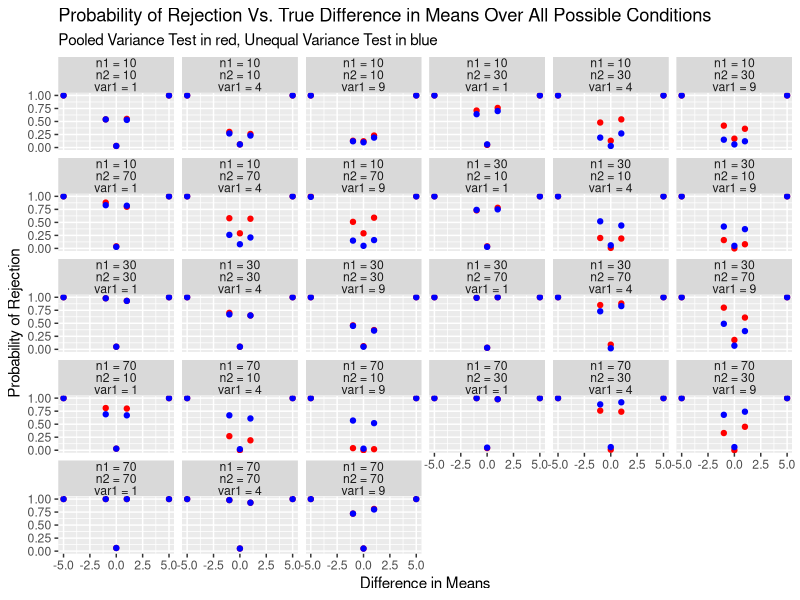
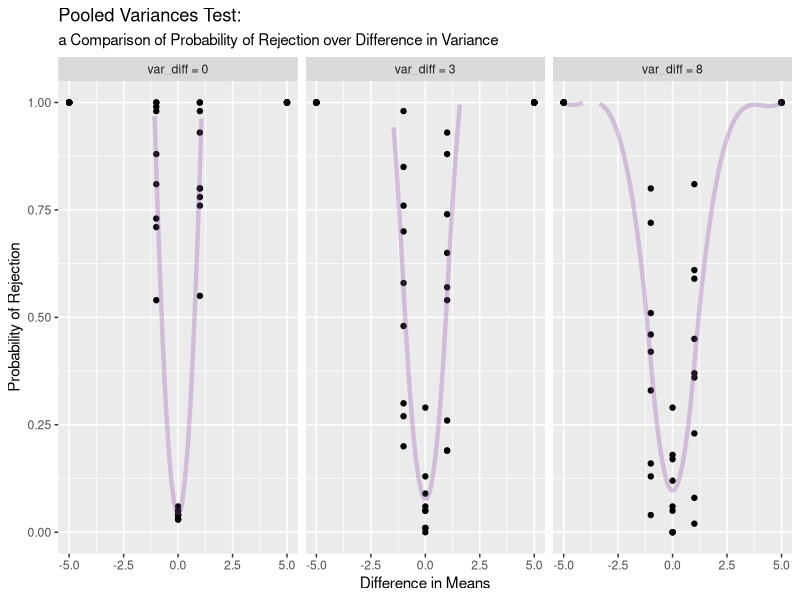
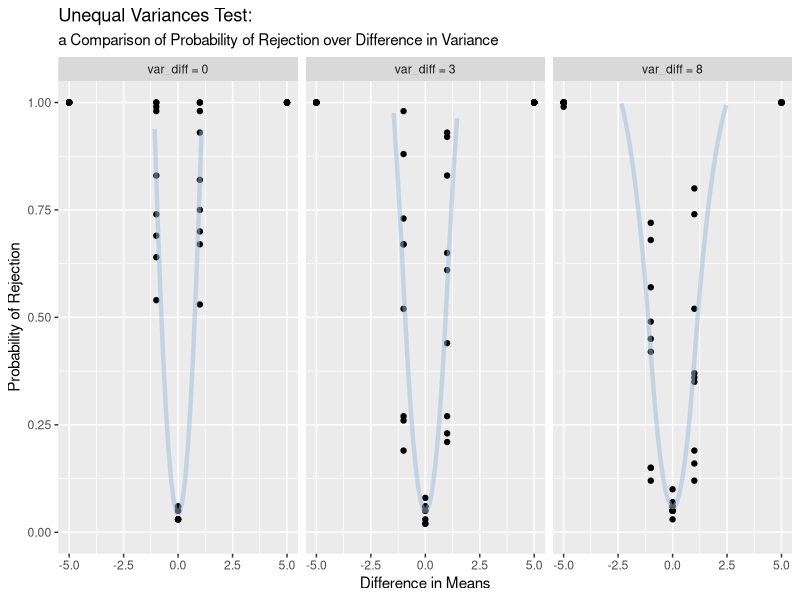
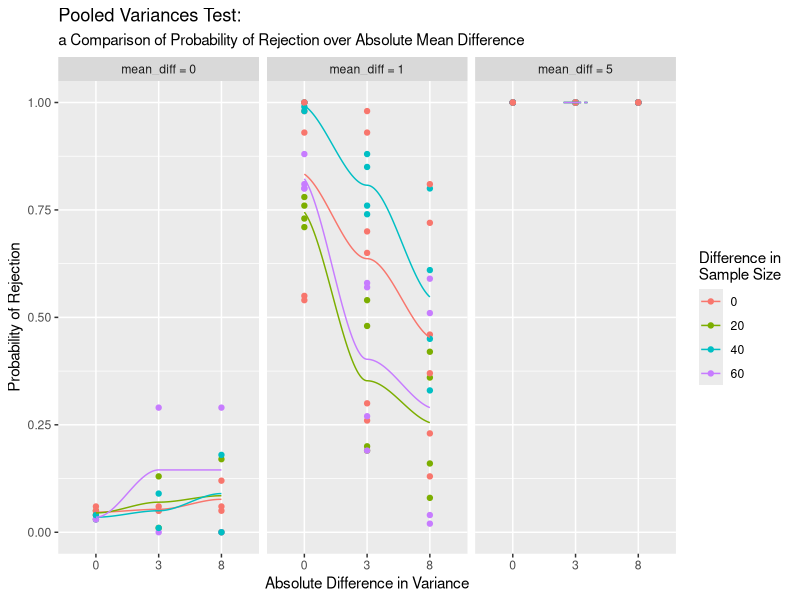
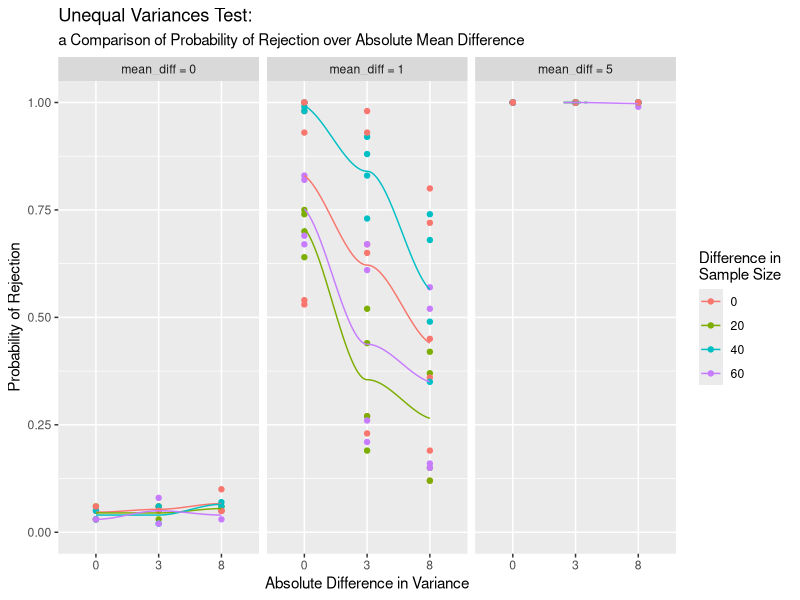

These charts were generated, in order, by the following R code:
## ---- chunk 1
knitr::opts_chunk$set(echo = TRUE)
library(tidyverse)
## ---- chunk 2
#set values of parameters 
var1 <- c(1,4,9) #set variance values for sample 1
var2 <- 1  #set variance values for sample 2

n1 <- c(10,10,10,30,30,30,70,70,70) # set the size of sample 1
n2 <- c(10,30,70,10,30,70,10,30,70) # set the size of sample 2

mu1 <- c(20,20,20,21,25) # set the mean value of sample 1
mu2 <- c(25,21,20,20,20) # set the mean value of sample 2

rez <- data.frame(matrix(ncol=7, nrow = 0)) # set the format of the data set to be generated. 
colnames(rez) <- c('var_1', 'var_2', 'n_1', 'n_2', 'mu_diff', 'alpha1','alpha2') # Assign the column names to the dataset
## ---- chunk 3
set.seed(458) # getting reproducible random result

# Attribute vector property to random variables for loop
Tpooled <- vector("numeric",100) #For t test value of pooled method with equal variance 
Tuneq <- vector("numeric",100) # For t test value of the method with unequal variance 
pval1 <-vector("numeric",100) # For p-value of pooled method with equal variance 
pval2 <-vector("numeric",100) # For p-value of the method with unequal variance 

# Generate dataset using nested loops
for (i in 1:3){
  for (j in 1:9){
    for (k in 1:5){
      #Giving initial values of random variables
      test1p_reject <- 0
      test2p_reject <- 0 
      mu_diff <- mu1[k] - mu2[k] #the difference of the means of two samples
      var_1 <- var1[i]
      var_2 <- 1
      n_1 <- n1[j]
      n_2 <- n2[j]
    
       #Using bootstrap to generate 100 samples with identical parameters     to calculate type I error alpha or power 
      for (m in 1:100){

      #generating the data
      yval1 <- rnorm(n1[j], mu1[k], sqrt(var1[i])) 
      yval2 <- rnorm(n2[j], mu2[k], sqrt(var2))
      
      #calculating values to do pooled t-test
      Sp2 <- sqrt(((n_1-1)*var(yval1) + (n_2-1)*var(yval2))/(n_1 + n_2-2))
      Tpooled[m] <- (mean(yval1) - mean(yval2))/(Sp2*sqrt(1/n_1 + 1/n_2))
     
      #calculating p-value corresponding to obtained t value of  pooled t-test
      pval1[m] <- round(2*pt(abs(Tpooled[m]), df=n_1 + n_2-2,lower.tail = F),4)
      
      #counting rejection times of pooled t-test
      if (pval1[m] <= 0.05){
        test1p_reject <- test1p_reject+1
      } 
     
      #calculating values to do unequal variances test
      Tuneq[m] <- (mean(yval1) - mean(yval2))/sqrt(var(yval1)/n_1 + var(yval2)/n_2)
      v <- (var(yval1)/n_1 + var(yval2)/n_2)**2/((var(yval1)/n_1)**2/(n_1 - 1)
          + (var(yval2)/n_2)**2/(n_2 - 1)) #using Satterthwaite's approx
      
        #calculating p-value corresponding to obtained t value of  unequal variances test
      pval2[m] <- round(2*pt(abs(Tuneq[m]), df=v, lower.tail = F),4)
      
      #counting rejection times of unequal variances test
      if (pval2[m] < 0.05){
        test2p_reject <-test2p_reject + 1} 
      
      }
      #calculating alpha values from counted rejections 
      alpha1 <- test1p_reject/100
      alpha2 <- test2p_reject/100

    #combine relevant data to create dataset row
    rez[nrow(rez) + 1,] <- c(var_1, var_2, n_1, n_2, mu_diff,alpha1  ,alpha2)
    
    }
   
  }
}
head(rez)
## ---- chunk 4
rez <- rez %>% mutate(abs_mu_diff = as.factor(abs(mu_diff)), 
                      abs_var_diff = as.factor(abs(var_1 - var_2)),
                      abs_size_diff = as.factor(abs(n_1 - n_2)))
## ---- chunk 5
# plot alpha value against mu_diff at different conditions by combining different variance and sample size.
rez$n_1 <- as.factor(rez$n_1)
rez$n_2 <- as.factor(rez$n_2)
rez$var_1 <- as.factor(rez$var_1)

n1_names <- c("10" = "n1 = 10", 
                       "30" = "n1 = 30", 
                       "70" = "n1 = 70")
n2_names <- c("10" = "n2 = 10", 
                       "30" = "n2 = 30", 
                       "70" = "n2 = 70")
var1_names <- c("1" = "var1 = 1",
                "4" = "var1 = 4",
                "9" = "var1 = 9")

g  <- ggplot(rez,aes(x=mu_diff)) + 
   geom_point(aes(y=alpha1), color="red") +
    geom_point(aes(y=alpha2), color="blue")  
g +  facet_wrap(n_1+n_2 ~ var_1,
                labeller = labeller(n_1 = n1_names, n_2 = n2_names, var_1 = var1_names)) + 
  theme(strip.text.x = element_text(margin = margin(0, 0, 0, 0))) + 
  labs(title = "Probability of Rejection Vs. True Difference in Means Over All Possible Conditions",
       subtitle = "Pooled Variance Test in red, Unequal Variance Test in blue",
       x = "Difference in Means",
       y = "Probability of Rejection")
## ---- chunk 6
abs_var_diff_names <- c("0" = "var_diff = 0", 
                       "3" = "var_diff = 3", 
                       "8" = "var_diff = 8")
vardifflabeller <- function(variable, value){return(abs_var_diff_names[value])}


g <- ggplot(rez, aes(x = mu_diff, y = alpha1))
g + geom_point() + 
  stat_smooth(geom = "line", alpha = 0.3, color = "#8856a7", size = 1.5) + 
  ylim(0.0,1.0) + 
  facet_wrap(~abs_var_diff,
             labeller = vardifflabeller) + 
  labs(title = "Pooled Variances Test:",
       subtitle = "a Comparison of Probability of Rejection over Difference in Variance",
       x = "Difference in Means",
       y = "Probability of Rejection")
## ---- chunk 7
g1 <- ggplot(rez, aes(x = mu_diff, y = alpha2))
g1 + geom_point() + 
  stat_smooth(geom = "line", alpha = 0.5, color = "#9ebcda", size = 1.5) + 
  ylim(0.0,1.0) + 
  facet_wrap(~abs_var_diff,
             labeller = vardifflabeller) + 
  labs(title = "Unequal Variances Test:",
       subtitle = "a Comparison of Probability of Rejection over Difference in Variance",
       x = "Difference in Means",
       y = "Probability of Rejection")
## ---- chunk 8
abs_mu_diff_names <- c("0" = "mean_diff = 0", 
                       "1" = "mean_diff = 1", 
                       "5" = "mean_diff = 5")
mudifflabeller <- function(variable, value){return(abs_mu_diff_names[value])}

g2 <- ggplot(rez, aes(x = abs_var_diff, y = alpha1, color = abs_size_diff, group = abs_size_diff))
g2 + geom_point() + 
  stat_smooth(geom = "line") +
  ylim(0.0,1.0) +
  labs(title = "Pooled Variances Test:",
       subtitle = "a Comparison of Probability of Rejection over Absolute Mean Difference",
       x = "Absolute Difference in Variance",
       y = "Probability of Rejection") +
  scale_color_discrete(name = "Difference in \nSample Size") + 
  facet_wrap(~abs_mu_diff, 
             labeller = mudifflabeller)
## ---- chunk 9
g3 <- ggplot(rez, aes(x = abs_var_diff, y = alpha2, color = abs_size_diff, group = abs_size_diff))
g3 + geom_point() + 
  stat_smooth(geom = "line") +
  ylim(0.0,1.0) +
  labs(title = "Unequal Variances Test:",
       subtitle = "a Comparison of Probability of Rejection over Absolute Mean Difference",
       x = "Absolute Difference in Variance",
       y = "Probability of Rejection") +
  scale_color_discrete(name = "Difference in \nSample Size") + 
  facet_wrap(~abs_mu_diff, 
             labeller = mudifflabeller)
